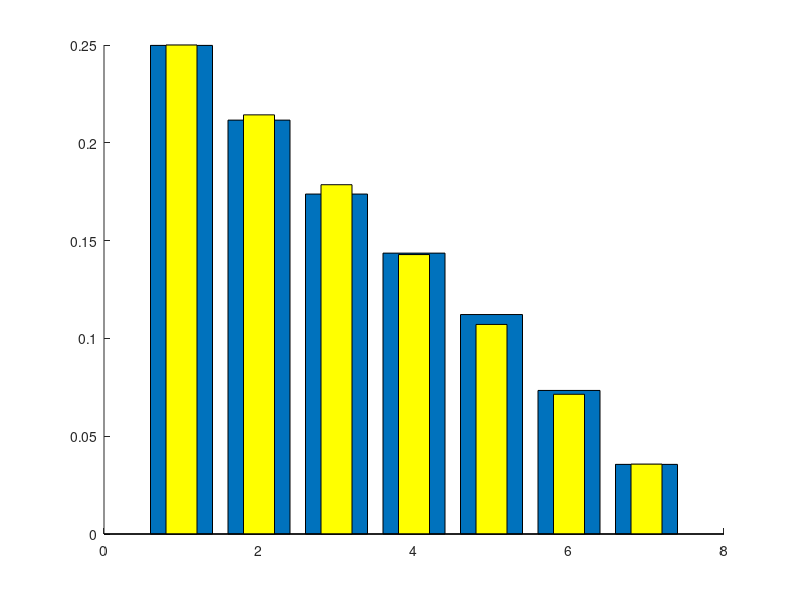

The MATLAB source for this figure:
clear variables

n = 5000;
N=8;
x=[];
y=[];
vectx=[];
  
for k=1:n
    a=randi(N);
    b=randi(N);
    
    while(a==b)
        b=randi(N)
    end    
    if a<b
        x(k)=a;
        y(k)=b;
    else a>b
        x(k)=b;
        y(k)=a;
%     else
%         x=x;
%         y=y;
    end    
end

for k=1:7
    vectx(k)=((2*(N-k))/(N*(N-1)));
end

esp_emp=mean(x)
esp_theo=(N+1)/3

var=(N.^2-N-2)/18

hold on;
[h, xout]=hist(x,1:N-1);
bar(xout,h/n);
%title('Loi de X')

bar(xout,vectx,0.4,'y');

%figure(2);
%[h, xout]=hist(y,1:8);
%bar(xout,h/n);
%title('Loi de Y')
% [h, xout]=hist(x,1:7);
% bar(xout,h);





